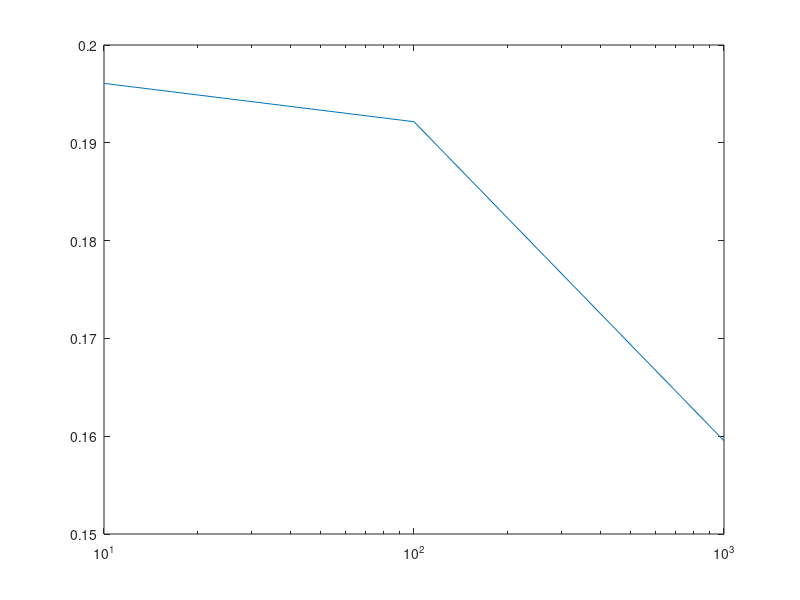

This chart was generated by the following MATLAB code:
% EE 266 Homework 2 Problem 5 %
close all; clear all;

% (a) %
P = [.75 .05 .2 0 0;
     .05 .15 .15 .65 0;
     .25 .3 .1 0 .35;
      0 .15 0 .4 .45;
      0 0 .2 .35 .45];
  
ppi = [.3 .1 .2 .3 .1];

T = 50;

pT = zeros(1,5);
for t = 0:T,
    pT = pT + ppi*(P^t);
end
pT = pT/(T+1);

% (b) %
rand('seed',0);

total_iters = [10 100 1000];


p_hats = zeros(1,length(total_iters));
for iters = total_iters,
    p_ts = zeros(1,iters);
    for sample = 1:iters,
        r = rand(1,1);
        x = 0;
        if r < .3, x = 1; 
        elseif r < .4, x = 2;
        elseif r < .6, x = 3;
        elseif r < .7, x = 4;
        else x = 5; end;
        
        p_ts(sample) = p_ts(sample) + (x==1);
        
        
        for i = 1:T,
            r = rand(1,1);
            if x==1,
                if r < .05, x = 2;
                elseif r < .25, x = 3; end;
            elseif x == 2,
                if r < .05, x = 1;
                elseif r < .2, x = 3;
                elseif r < .85, x = 4; end;
            elseif x == 3,
                if r < .25, x = 1;
                elseif r < .55, x = 2;
                elseif r < .9, x = 5; end;
            elseif x == 4,
                if r < .15, x = 2;
                elseif r < .6, x = 5; end;
            else
                if r < .2, x = 3;
                elseif r < .55 x = 4; end;
            end
                
            p_ts(sample) = p_ts(sample) + (x==1);
        end
    
        p_ts(sample) = p_ts(sample)/(T+1);
    end
    p_hats(find(total_iters == iters)) = mean(p_ts);
end


semilogx(total_iters,p_hats);